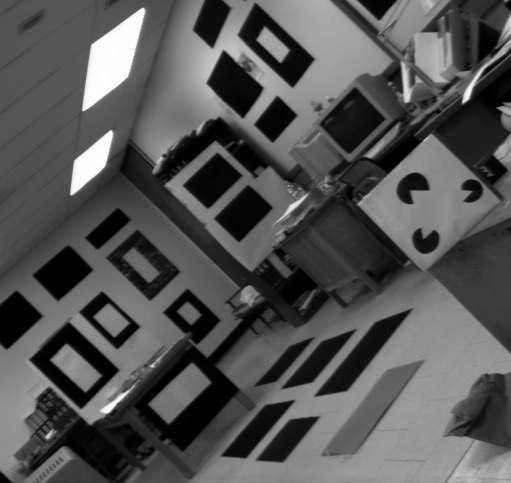
#> input picture image2.jpg, 511 x 483 px
$ python harris_corner_detector.py
#> lines starting #> are read from the running program, lines starting #| are printed output that depends on the picture; after the words box and inside, x2 and y2 are one past the last pixel; in counts of white or black regions, pixels touching at a corner belong together
from pathlib import Path
import numpy
import skimage.io
import skimage.color
from matplotlib import pyplot
from scipy.signal import convolve2d
import cv2
from skimage.util import random_noise
from scipy import ndimage


def harris_corner():

    threshold = 1000
    degree_rotation = 0
    scaling_factor = 1
    salt_pepper_noise_amount = 0     # add 0.01

    # image_original = cv2.imread('image1.jpg')
    image_original = cv2.imread('image2.jpg')

    image_original = cv2.cvtColor(image_original, cv2.COLOR_BGR2GRAY)
    image = image_original

    image = cv2.resize(image, (0, 0), fx=scaling_factor, fy=scaling_factor)

    image = random_noise(image, mode='s&p', amount=salt_pepper_noise_amount)
    image = (image*255).astype(numpy.uint8)
    image = clip_image(image)

    image = ndimage.rotate(image, degree_rotation)

    height, width = image.shape

    gauss_kernel_size = 3
    sigma_value = 2
    gaussian_window = numpy.zeros((gauss_kernel_size, gauss_kernel_size), dtype=float)
    x = int(gauss_kernel_size / 2)
    y = int(gauss_kernel_size / 2)

    for m in range(-x, x + 1):
        for n in range(-y, y + 1):
            x1 = 2 * numpy.pi * (sigma_value ** 2)
            x2 = numpy.exp(-(m ** 2 + n ** 2) / (2 * sigma_value ** 2))
            gaussian_window[m + x, n + y] = x2 / x1

    image_smooth = convolve2d(image, gaussian_window, boundary='symm', mode='same')

    sobel_x = numpy.array([[-1, 0, 1],
                           [-2, 0, 2],
                           [-1, 0, 1]])

    sobel_y = numpy.array([[-1, -2, -1],
                           [0, 0, 0],
                           [1, 2, 1]])

    image_x = convolve2d(image_smooth, sobel_x)
    image_y = convolve2d(image_smooth, sobel_y)

    Ixx = numpy.square(image_x)
    Iyy = numpy.square(image_y)
    Ixy = numpy.multiply(image_x, image_y)
    Iyx = numpy.multiply(image_y, image_x)

    Ixx = convolve2d(Ixx, gaussian_window)
    Iyy = convolve2d(Iyy, gaussian_window)
    Ixy = convolve2d(Ixy, gaussian_window)
    Iyx = convolve2d(Iyx, gaussian_window)

    k = 0.04
    R = numpy.zeros(image.shape, dtype=float)

    for i in range(height):
        for j in range(width):
            M = numpy.array([[Ixx[i, j], Ixy[i, j]],
                             [Iyx[i, j], Iyy[i, j]]])
            R[i, j] = numpy.linalg.det(M) - k*numpy.square(numpy.trace(M))

    image = image.astype(numpy.uint8)

    corner_detected_image = cv2.cvtColor(image.copy(), cv2.COLOR_GRAY2RGB)

    for i in range(height):
        for j in range(width):
            if R[i, j] > threshold:
                corner_detected_image[i, j] = (255, 0, 0)

    pyplot.subplot(121)
    pyplot.imshow(image, cmap='gray')
    pyplot.title(f'Image with scaling = {scaling_factor}, degree = {degree_rotation}, '
                 f'salt pepper noise ={salt_pepper_noise_amount}')
    pyplot.subplot(122)
    pyplot.imshow(corner_detected_image, cmap='gray')
    pyplot.title(f'Harris Corner Detected Image, Threshold = {threshold}')
    pyplot.show()

    return


def clip_image(image):
    height, width = image.shape
    for i in range(height):
        for j in range(width):
            if image[i, j] > 255:
                image[i, j] = 255
            if image[i, j] < 0:
                image[i, j] = 0
    return image


def main():

    harris_corner()
#> in harris_corner, image_original is the input picture: shape (483, 511, 3); min 0, max 255, mean 84.1
#> in harris_corner, `image_x = convolve2d(image_smooth, sobel_x)`:
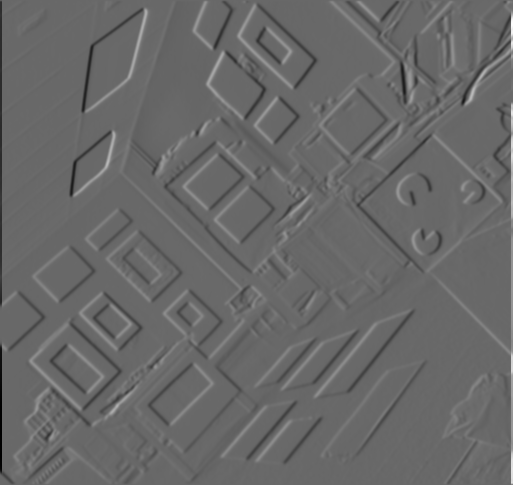
#> image_x: shape (485, 513) float64; min -176.4, max 252.6, mean 0; drawn with min black and max white
#> in harris_corner, `image_y = convolve2d(image_smooth, sobel_y)`:
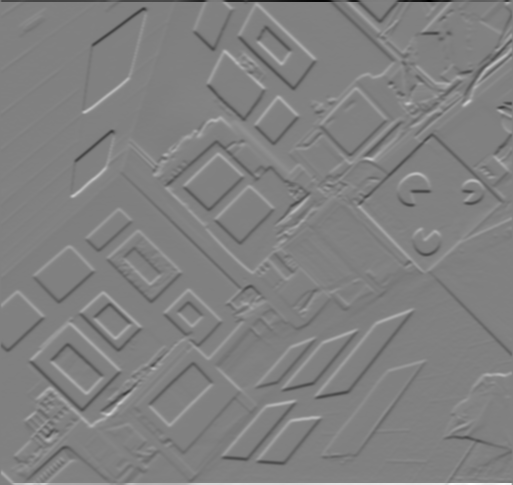
#> image_y: shape (485, 513) float64; min -225.9, max 221, mean 0; drawn with min black and max white
#> in harris_corner, `Iyy = numpy.square(image_y)`:
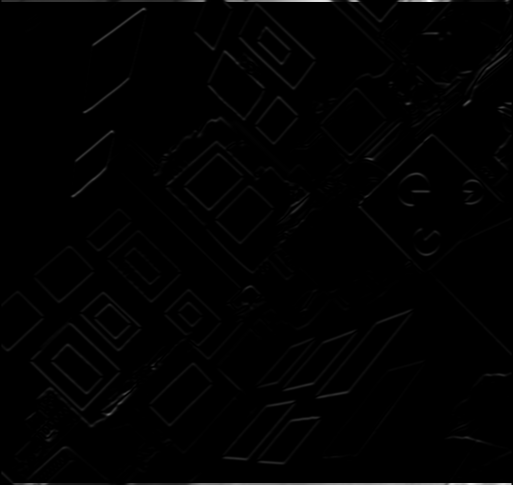
#> Iyy: shape (485, 513) float64; min 0, max 51014.2, mean 428.4; drawn with min black and max white
#> in harris_corner, `Ixy = numpy.multiply(image_x, image_y)`:
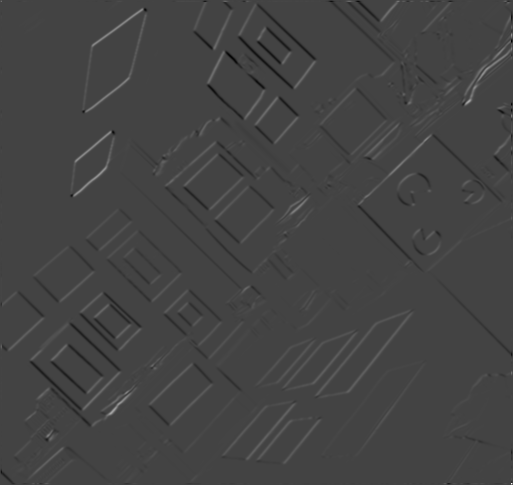
#> Ixy: shape (485, 513) float64; min -8200.7, max 22803.4, mean 59.3; drawn with min black and max white
#> in harris_corner, `Ixy = convolve2d(Ixy, gaussian_window)`:
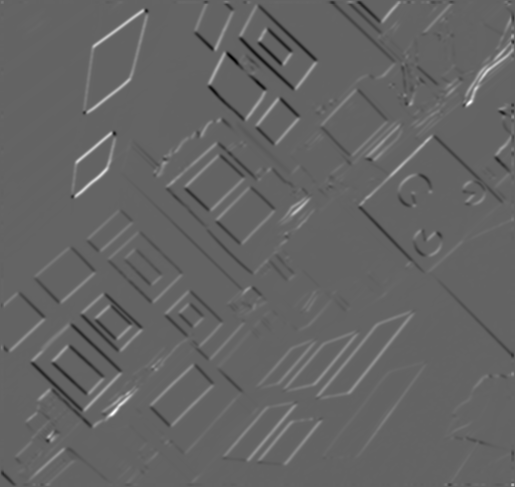
#> Ixy: shape (487, 515) float64; min -1790.7, max 2776.2, mean 17.9; drawn with min black and max white
#> after the loop in harris_corner, `for i in range(height):`:
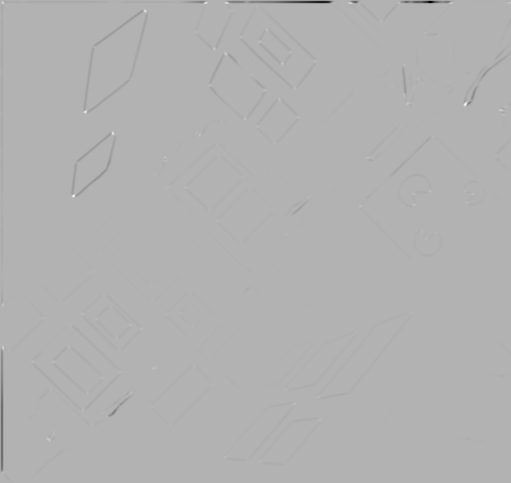
#> R: shape (483, 511) float64; min -4251538.1, max 1826500.2, mean -12054.5; drawn with min black and max white
#> after the loop in harris_corner, `for i in range(height):`:
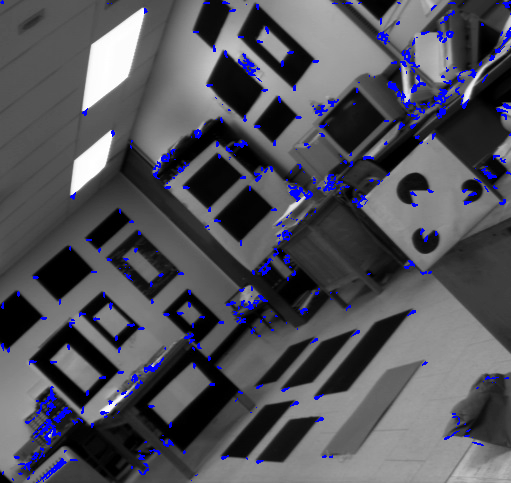
#> corner_detected_image: shape (483, 511, 3); mean B, G, R 89.4, 81.8, 81.8

    return


if __name__ == '__main__':
    main()

$ run again, with image1.jpg copied over image2.jpg
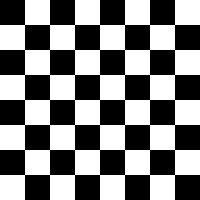
#> input picture image1.jpg, 200 x 200 px
#> in harris_corner, image_original is the input picture: shape (200, 200, 3); min 0, max 255, mean 127.5
#> image_original: shape (200, 200)
#> after the loop in harris_corner, `for i in range(height):`:
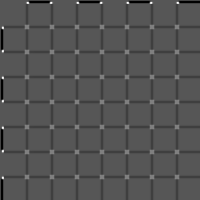
#> R: shape (200, 200) float64; min -15901265.4, max 31185564.4, mean -526339.6; drawn with min black and max white
#> after the loop in harris_corner, `for i in range(height):`:
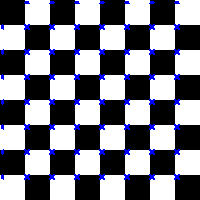
#> corner_detected_image: shape (200, 200, 3); 3.92% of pixels changed, all inside (x1, y1, x2, y2) = (1, 1, 180, 180)
